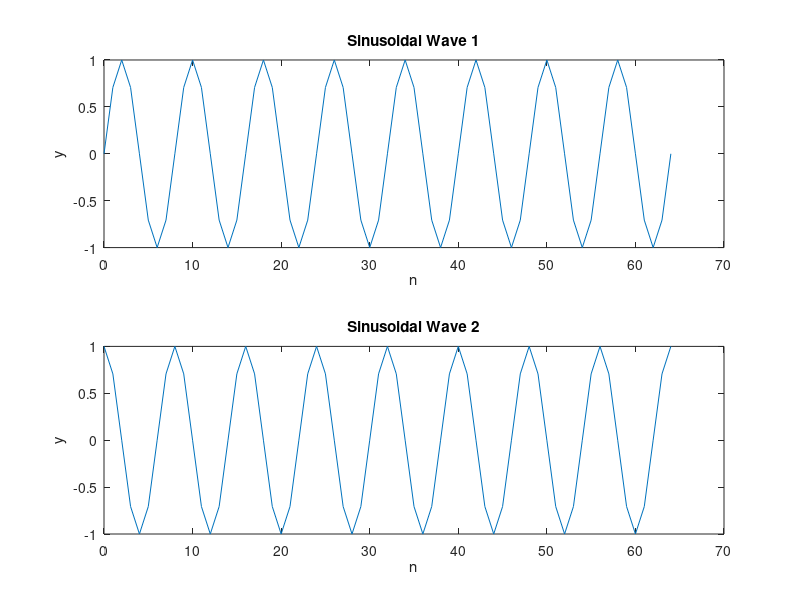

The MATLAB script that drew this image:
clc;
clear;
n=0:64;
A=1;
f=1;
fs=8;
subplot(2,1,1);
y1=A*sin(2*pi*(f/fs)*n+0);
plot(n,y1);
xlabel('n');
ylabel('y');
title('Sinusoidal Wave 1');



subplot(2,1,2);
y2=A*sin(2*pi*(f/fs)*n+pi/2);
plot(n,y2);
xlabel('n');
ylabel('y');
title('Sinusoidal Wave 2');